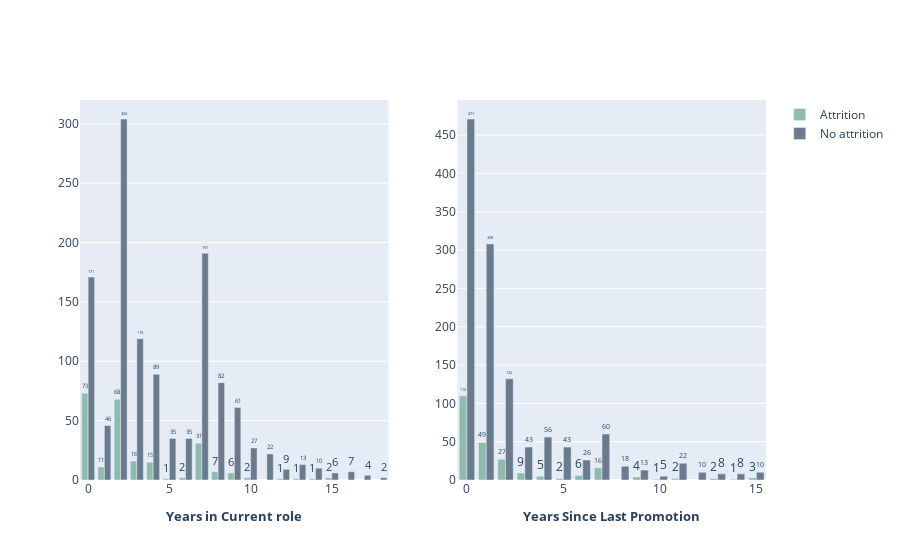

This figure's notebook cell:
### Code cell
fig=go.Figure()
fig=make_subplots(rows=1,cols=2)
years1=data.groupby(['YearsInCurrentRole','Attrition'],as_index=False)['Age'].count()
years1['Count']=years1['Age']
years1.drop(columns='Age',axis=1,inplace=True)
fig.add_trace(go.Bar(x=years1[years1['Attrition']=='1']['YearsInCurrentRole'], y=years1[years1['Attrition']=='1']['Count'],name='Attrition',
                     text=years1[years1['Attrition']=='1']['Count'],textposition="outside",marker_color='#8FBBAF',showlegend=True),row=1,col=1)
fig.add_trace(go.Bar(x=years1[years1['Attrition']=='0']['YearsInCurrentRole'], y=years1[years1['Attrition']=='0']['Count'],name='No attrition',
                     text=years1[years1['Attrition']=='0']['Count'],textposition="outside",marker_color='#6B7B8E',showlegend=True),row=1,col=1)
fig.update_xaxes(title_text="<b style=\"font-size:90%;\">Years in Current role", row=1, col=1)

years2=data.groupby(['YearsSinceLastPromotion','Attrition'],as_index=False)['Age'].count()
years2['Count']=years2['Age']
years2.drop(columns='Age',axis=1,inplace=True)
fig.add_trace(go.Bar(x=years2[years2['Attrition']=='1']['YearsSinceLastPromotion'], y=years2[years2['Attrition']=='1']['Count'],name='Attrition',
                     text=years2[years2['Attrition']=='1']['Count'],textposition="outside", marker_color='#8FBBAF',showlegend=False),row=1,col=2)
fig.add_trace(go.Bar(x=years2[years2['Attrition']=='0']['YearsSinceLastPromotion'], y=years2[years2['Attrition']=='0']['Count'],name='No attrition',
                     text=years2[years2['Attrition']=='0']['Count'],textposition="outside",marker_color='#6B7B8E',showlegend=False),row=1,col=2)
fig.update_xaxes(title_text="<b style=\"font-size:90%;\">Years Since Last Promotion",row=1, col=2)

#fig.update_layout(
    #autosize=False,
    #width=1000, height=1000,
    #margin=dict(l=50, r=50, b=100, t=100, pad=4))

### Figure 1 — Plotly figure (JSON) as saved in the notebook; plotly's stock layout.template omitted (floating-point values rounded to 4 significant figures)
{"data": [{"marker": {"color": "#8FBBAF"}, "name": "Attrition", "showlegend": true, "text": [73, 11, 68, 16, 15, 1, 2, 31, 7, 6, 2, 1, 1, 1, 2], "textposition": "outside", "type": "bar", "x": [0, 1, 2, 3, 4, 5, 6, 7, 8, 9, 10, 12, 13, 14, 15], "xaxis": "x", "y": [73, 11, 68, 16, 15, 1, 2, 31, 7, 6, 2, 1, 1, 1, 2], "yaxis": "y"}, {"marker": {"color": "#6B7B8E"}, "name": "No attrition", "showlegend": true, "text": [171, 46, 304, 119, 89, 35, 35, 191, 82, 61, 27, 22, 9, 13, 10, 6, 7, 4, 2], "textposition": "outside", "type": "bar", "x": [0, 1, 2, 3, 4, 5, 6, 7, 8, 9, 10, 11, 12, 13, 14, 15, 16, 17, 18], "xaxis": "x", "y": [171, 46, 304, 119, 89, 35, 35, 191, 82, 61, 27, 22, 9, 13, 10, 6, 7, 4, 2], "yaxis": "y"}, {"marker": {"color": "#8FBBAF"}, "name": "Attrition", "showlegend": false, "text": [110, 49, 27, 9, 5, 2, 6, 16, 4, 1, 2, 2, 1, 3], "textposition": "outside", "type": "bar", "x": [0, 1, 2, 3, 4, 5, 6, 7, 9, 10, 11, 13, 14, 15], "xaxis": "x2", "y": [110, 49, 27, 9, 5, 2, 6, 16, 4, 1, 2, 2, 1, 3], "yaxis": "y2"}, {"marker": {"color": "#6B7B8E"}, "name": "No attrition", "showlegend": false, "text": [471, 308, 132, 43, 56, 43, 26, 60, 18, 13, 5, 22, 10, 8, 8, 10], "textposition": "outside", "type": "bar", "x": [0, 1, 2, 3, 4, 5, 6, 7, 8, 9, 10, 11, 12, 13, 14, 15], "xaxis": "x2", "y": [471, 308, 132, 43, 56, 43, 26, 60, 18, 13, 5, 22, 10, 8, 8, 10], "yaxis": "y2"}], "layout": {"autosize": true, "xaxis": {"anchor": "y", "autorange": true, "domain": [0, 0.45], "range": [-0.5, 18.5], "title": {"text": "<b style=\"font-size:90%;\">Years in Current role"}, "type": "linear"}, "xaxis2": {"anchor": "y2", "autorange": true, "domain": [0.55, 1], "range": [-0.5, 15.5], "title": {"text": "<b style=\"font-size:90%;\">Years Since Last Promotion"}, "type": "linear"}, "yaxis": {"anchor": "x", "autorange": true, "domain": [0, 1], "range": [0, 320], "type": "linear"}, "yaxis2": {"anchor": "x2", "autorange": true, "domain": [0, 1], "range": [0, 495.8], "type": "linear"}}}
